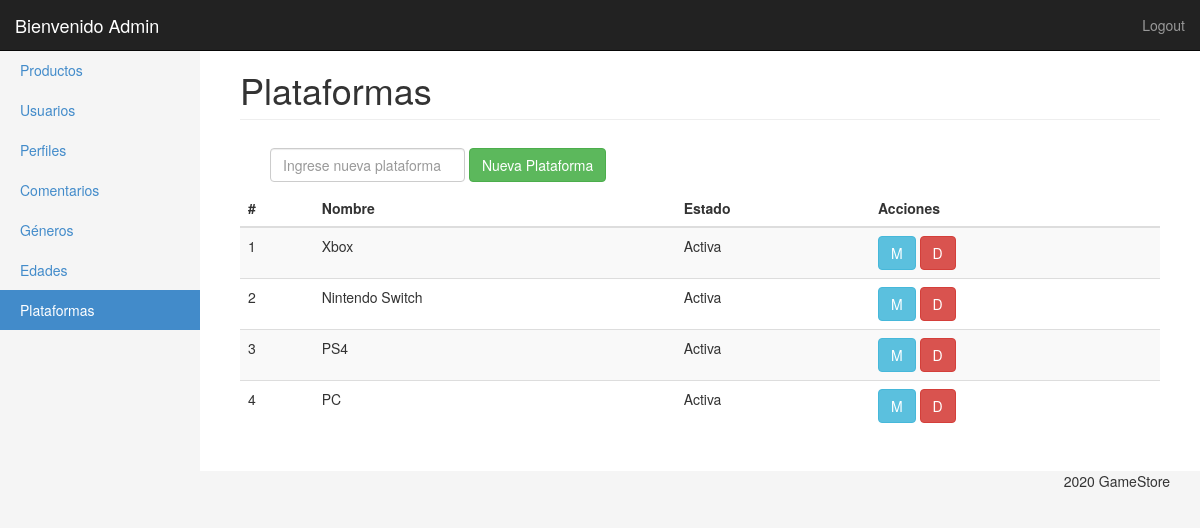
Before: /ProduccionWeb_TP1/panel/plataformas.php (signed in) with the older database file.
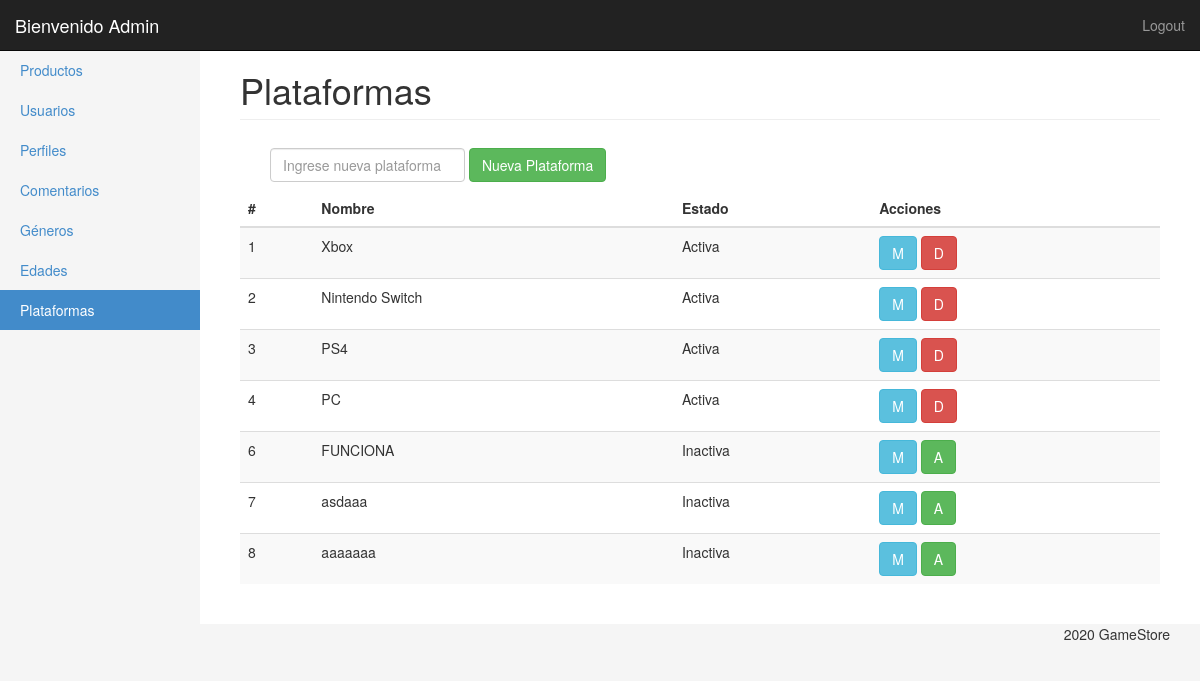
After: the same page with the newer database file.
### tables this page shows
CREATE TABLE `plataformas` (
  `id` int(11) NOT NULL,
  `nombre` varchar(50) NOT NULL,
  `estado` tinyint(1) NOT NULL DEFAULT 1,
  `enabled` int(11) NOT NULL DEFAULT 1
);

### ProduccionWeb_TP1/panel/clases/plataforma.php (called while the page is built, shortened)
<?php
Class Plataforma{
	private $con;
	public function __construct($con){
		$this->con = $con;
	}
	public function getList(){
		$query = "SELECT *
					FROM plataformas
					WHERE enabled = '1' ";
        return $this->con->query($query);
	}
}

### ProduccionWeb_TP1/panel/plataformas.php (the view, shortened to what this page needs)
<?php
require('inc/header.php');
?>
<div class="container-fluid">
	<?php $plataformaMenu = 'Plataformas';
	$plata = new Plataforma($con);
	include('inc/side_bar.php');
	?>
	<div class="col-sm-9 col-md-10 main">
		<h1 class="page-header">
			<?php echo $plataformaMenu ?>
		</h1>
		<div class="container-fluid">
			<form action="plataformas.php" method="post" class="navbar-form navbar-left">
				<input type="text" class="form-control" id="nombre" name="nombre" placeholder="Ingrese nueva plataforma">
				<button type="submit" class="btn btn-success" name="alta_plataformas" title="Agregar">Nueva Plataforma</button></a>
			</form>
		</div>
		<div class="table-responsive">
			<table class="table table-striped">
				<thead>
					<tr>
						<th>#</th>
						<th>Nombre</th>
						<th>Estado</th>
						<th>Acciones</th>
					</tr>
				</thead>
				<tbody>
					<?php
					foreach ($plata->getList() as $plataformas) { ?>
						<tr>
						<td><?php echo $plataformas['id'];?></td>
						<td><?php echo $plataformas['nombre'];?></td>
						<td><?php if($plataformas['estado'] == 1){
							echo 'Activa';
						} else {
							echo 'Inactiva';
						} 	?></td>
						<td>
						<a href="plataformas_ae.php?edit=<?php echo $plataformas['id']?>"><button type="button" class="btn btn-info" title="Modificar nombre">M</button></a>
							<?php if($plataformas['estado'] == 0){ ?>
								<a href="plataformas.php?modif=<?php echo $plataformas['estado'] ?>&id=<?php echo $plataformas['id']?>"><button type="button" class="btn btn-success" title="Activar">A</button></a>
							<?php } else { ?>
								<a href="plataformas.php?modif=<?php echo $plataformas['estado'] ?>&id=<?php echo $plataformas['id']?>"><button type="button" class="btn btn-danger" title="Desactivar">D</button></a>
							<?php } ?>
						</td>
						</tr>
					<?php } ?>
				</tbody>
			</table>
		</div>
	</div>
</div>
<?php include('inc/footer.php'); ?>

Changed rows visible on the page:
added plataformas: id "6", nombre "FUNCIONA", estado "Inactiva"
added plataformas: id "7", nombre "asdaaa", estado "Inactiva"
added plataformas: id "8", nombre "aaaaaaa", estado "Inactiva"
